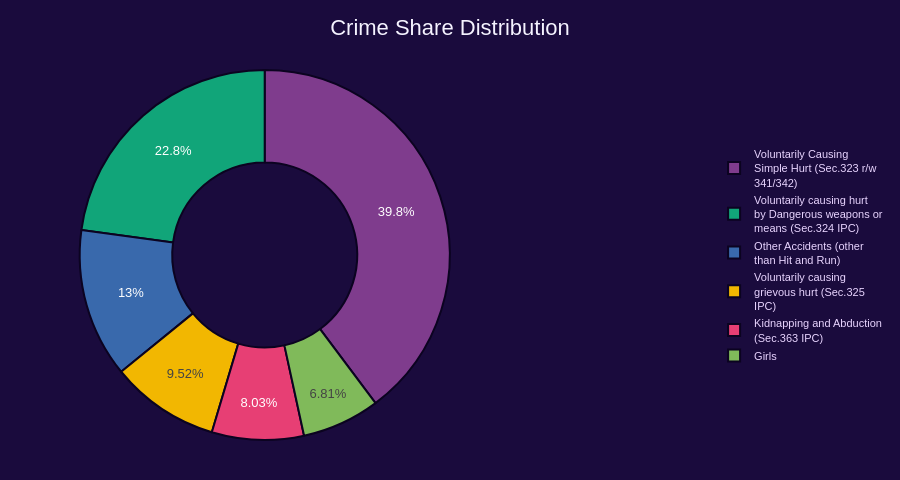

Notebook code for this chart:
### Code cell
import textwrap
import plotly.express as px

# =========================
# STEP 1 — Aggregate Top 6
# =========================
pie_df = (
    df.groupby("Crime")["Value"]
    .sum()
    .reset_index()
    .sort_values("Value", ascending=False)
    .head(6)
)

# =========================
# STEP 2 — Clean + Wrap labels (KEY FIX)
# =========================
pie_df["Crime_clean"] = (
    pie_df["Crime"]
    .str.replace(r"^[A-Za-z]\)\s*", "", regex=True)  # remove A), B) etc
    .apply(lambda x: "<br>".join(textwrap.wrap(x, width=25)))  # wrap nicely
)

# =========================
# STEP 3 — Create Donut Chart
# =========================
fig2 = px.pie(
    pie_df,
    names="Crime_clean",
    values="Value",
    hole=0.5,
    title="Crime Share Distribution",
    color_discrete_sequence=px.colors.qualitative.Bold
)

# =========================
# STEP 4 — Styling
# =========================
fig2.update_traces(
    textinfo="percent",
    textfont_size=13,
    marker=dict(line=dict(color="#0b0320", width=2))
)

fig2.update_layout(
    height=480,
    margin=dict(l=40, r=200, t=70, b=40),  # more space for legend
    
    title=dict(font=dict(size=22)),
    
    legend=dict(
        x=1.05,
        y=0.5,
        font=dict(size=11)
    )
)

# =========================
# STEP 5 — Resize Pie
# =========================
fig2.update_traces(domain=dict(x=[0, 0.7], y=[0, 1]))

# =========================
# STEP 6 — Show
# =========================
fig2.show()

### Figure 1 — Plotly figure (JSON) as saved in the notebook; plotly's stock layout.template omitted (floating-point values rounded to 4 significant figures)
{"data": [{"domain": {"x": [0, 0.7], "y": [0, 1]}, "hole": 0.5, "hovertemplate": "Crime_clean=%{label}<br>Value=%{value}<extra></extra>", "labels": ["Voluntarily Causing<br>Simple Hurt (Sec.323 r/w<br>341/342)", "Voluntarily causing hurt<br>by Dangerous weapons or<br>means (Sec.324 IPC)", "Other Accidents (other<br>than Hit and Run)", "Voluntarily causing<br>grievous hurt (Sec.325<br>IPC)", "Kidnapping and Abduction<br>(Sec.363 IPC)", "Girls"], "legendgroup": "", "marker": {"line": {"color": "#0b0320", "width": 2}}, "name": "", "showlegend": true, "textfont": {"size": 13}, "textinfo": "percent", "type": "pie", "values": [926000.0, 531900.0, 303200.0, 221600.0, 186900.0, 158500.0]}], "layout": {"height": 480, "legend": {"font": {"size": 11}, "tracegroupgap": 0, "x": 1.05, "y": 0.5}, "margin": {"b": 40, "l": 40, "r": 200, "t": 70}, "piecolorway": ["rgb(127, 60, 141)", "rgb(17, 165, 121)", "rgb(57, 105, 172)", "rgb(242, 183, 1)", "rgb(231, 63, 116)", "rgb(128, 186, 90)", "rgb(230, 131, 16)", "rgb(0, 134, 149)", "rgb(207, 28, 144)", "rgb(249, 123, 114)", "rgb(165, 170, 153)"], "title": {"font": {"size": 22}, "text": "Crime Share Distribution"}}}
